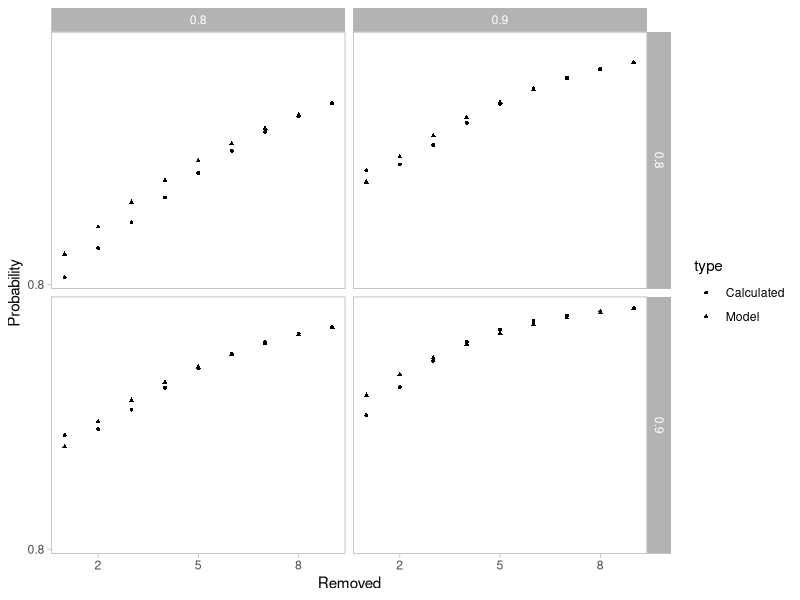

Write R code to recreate this figure.
require(tidyverse)

r <- 0.5 # Proportion of balls that are white

master <- expand_grid(marked_ball = 0:1, 
                      ivy_white = 0:10, 
                      to_remove = 1:9, 
                      white_remove = 0:9, 
                      white_add = 0:9) %>%
  filter(white_remove <= ivy_white - marked_ball) %>%
  filter(white_remove <= to_remove) %>%
  filter(white_add <= to_remove) %>%
  filter(ivy_white >= marked_ball) %>%
  filter(ivy_white <= 9 + marked_ball) %>%
  mutate(ivy_black = 10 - ivy_white,
         black_remove = to_remove - white_remove,
         black_add = to_remove - white_add) %>%
  filter(black_remove <= ivy_black - 1 + marked_ball) %>%
  mutate(zack_white = ivy_white - white_remove + white_add,
         zack_black = ivy_black - black_remove + black_add,
         zack_total = zack_white + zack_black,
         ivy_prob = dhyper(ivy_white - marked_ball, 50 * r - marked_ball, 50 * (1-r) - 1 + marked_ball, 9),
         remove_prob = dhyper(white_remove, ivy_white - marked_ball, ivy_black - 1 + marked_ball, to_remove),
         add_prob = dhyper(white_add, 50 * r - ivy_white + white_remove, 50 * (1-r) - ivy_black + black_remove, to_remove),
         all_prob = (1-r + marked_ball * (2 * r - 1)) * ivy_prob * remove_prob * add_prob)

player <- master %>%
  group_by(ivy_white, zack_white, to_remove) %>%
  summarise(prob = weighted.mean(marked_ball, all_prob), .groups = 'drop') %>%
  rename(Ivy = ivy_white, Zack = zack_white, Removed = to_remove, Probability = prob) %>%
  mutate(Ivy = Ivy/10, Zack = Zack / 10)

player_plot <- ggplot(player, aes(Removed, Probability)) +
  geom_point(size = 0.2) +
  facet_grid(rows = vars(Ivy), cols = vars(Zack)) +
  theme_light() +
  scale_x_continuous(breaks = seq(2, 8, 3)) +
  scale_y_continuous(breaks = seq(0.2, 0.8, 0.3)) +
  theme(panel.grid.major = element_blank(), panel.grid.minor = element_blank())

#player_plot

filtered_plot <- ggplot(player %>%
                          filter(Ivy >= 0.7, Ivy <= 0.9, Zack >= 0.7, Zack <= 0.9),
                        aes(Removed, Probability)) +
  geom_point(size = 0.2) +
  facet_grid(rows = vars(Ivy), cols = vars(Zack)) +
  theme_light() +
  scale_x_continuous(breaks = seq(2, 8, 3)) +
  scale_y_continuous(breaks = seq(0.7, 0.9, 0.1)) +
  theme(panel.grid.major = element_blank(), panel.grid.minor = element_blank())

#filtered_plot

middle_plot <- ggplot(player %>%
                          filter(Ivy >= 0.3, Ivy <= 0.7, Zack >= 0.3, Zack <= 0.7),
                        aes(Removed, Probability)) +
  geom_point(size = 0.2) +
  facet_grid(rows = vars(Ivy), cols = vars(Zack)) +
  theme_light() +
  scale_x_continuous(breaks = seq(2, 8, 3)) +
  scale_y_continuous(breaks = seq(0.2, 0.8, 0.2)) +
  theme(panel.grid.major = element_blank(), panel.grid.minor = element_blank())

#middle_plot

player$type = "Calculated"

# player_model <- player %>%
#   mutate(Probability = (9-Removed) * ((Ivy * Zack)/100) ^ 0.5 / (((Ivy * Zack)/100) ^ 0.5 + (((10-Ivy) * (10-Zack))/100) ^ 0.5 )/ 9 + (Removed / 9) * (Ivy * Zack) / (Ivy * Zack + (10- Ivy) * (10 - Zack))) %>%
#   mutate(type = "Model")
# 
# all_player <- bind_rows(player, player_model)
# 
# ggplot(all_player %>%
#                           filter(Ivy >= 3, Ivy <= 7, Zack >= 3, Zack <= 7),
#                         aes(Removed, Probability)) +
#   geom_point(size = 1, aes(shape = type)) +
#   facet_grid(rows = vars(Ivy), cols = vars(Zack)) +
#   theme_light() +
#   scale_x_continuous(breaks = seq(2, 8, 3)) +
#   scale_y_continuous(breaks = seq(0.2, 0.8, 0.3)) +
#   theme(panel.grid.major = element_blank(), panel.grid.minor = element_blank())


player_model <- player %>%
  mutate(new_proportion = Removed/9,
         power_raise = (new_proportion + 1)/2,
         Prob_if_p = (Ivy * Zack)^power_raise,
         Prob_if_np = ((1-Ivy) * (1-Zack))^power_raise,
         Probability = Prob_if_p/(Prob_if_p + Prob_if_np),
         type = "Model"
  )

all_player <- bind_rows(player, player_model)

ggplot(all_player %>%
         filter(Ivy >= 0.8, Ivy <= 0.9, Zack >= 0.8, Zack <= 0.9),
       aes(Removed, Probability)) +
  geom_point(size = 1, aes(shape = type)) +
  facet_grid(rows = vars(Ivy), cols = vars(Zack)) +
  theme_light() +
  scale_x_continuous(breaks = seq(2, 8, 3)) +
  scale_y_continuous(breaks = seq(0.2, 0.8, 0.3)) +
  theme(panel.grid.major = element_blank(), panel.grid.minor = element_blank())